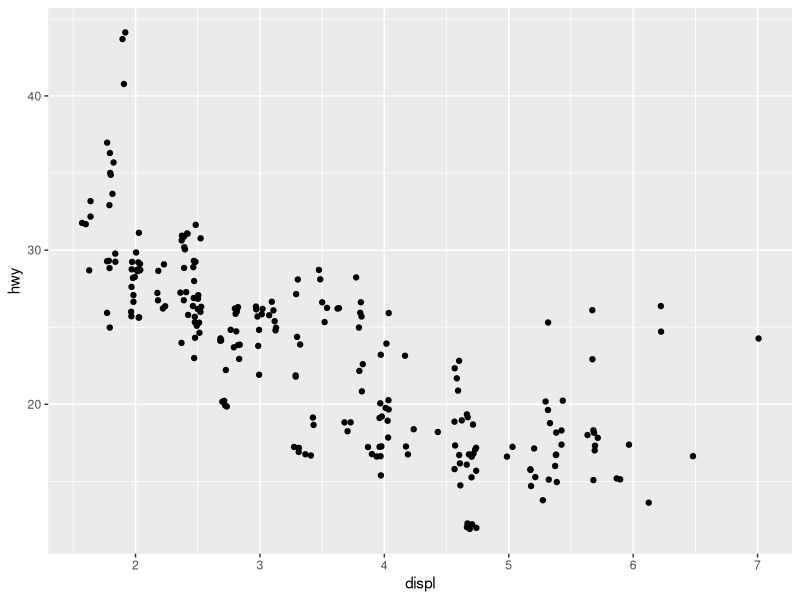

Recreate this plot in R.
# importing libraries
library(tidyverse)
library(ggplot2)

ggplot(data = mpg) + 
  geom_point(mapping = aes(x = displ, y = hwy), position = "jitter")
